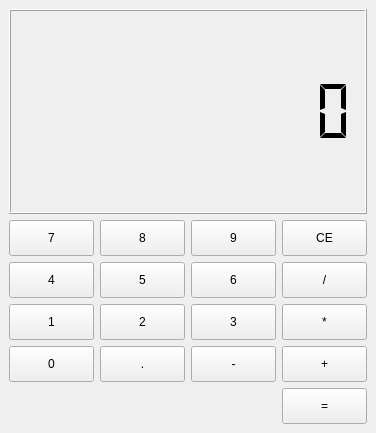
<?xml version="1.0" encoding="UTF-8"?>
<ui version="4.0">
 <class>MainWindow</class>
 <widget class="QMainWindow" name="MainWindow">
  <property name="geometry">
   <rect>
    <x>0</x>
    <y>0</y>
    <width>376</width>
    <height>433</height>
   </rect>
  </property>
  <property name="windowTitle">
   <string>Calculator</string>
  </property>
  <widget class="QWidget" name="centralwidget">
   <layout class="QVBoxLayout" name="verticalLayout">
    <item>
     <widget class="QLCDNumber" name="lcdNumber">
      <property name="smallDecimalPoint">
       <bool>true</bool>
      </property>
      <property name="digitCount">
       <number>9</number>
      </property>
      <property name="segmentStyle">
       <enum>QLCDNumber::Flat</enum>
      </property>
     </widget>
    </item>
    <item>
     <layout class="QGridLayout" name="gridLayout">
      <item row="0" column="3">
       <widget class="QPushButton" name="pb_clear">
        <property name="sizePolicy">
         <sizepolicy hsizetype="Preferred" vsizetype="Preferred">
          <horstretch>0</horstretch>
          <verstretch>0</verstretch>
         </sizepolicy>
        </property>
        <property name="text">
         <string>CE</string>
        </property>
        <property name="shortcut">
         <string>Backspace</string>
        </property>
       </widget>
      </item>
      <item row="1" column="2">
       <widget class="QPushButton" name="pb_6">
        <property name="sizePolicy">
         <sizepolicy hsizetype="Preferred" vsizetype="Preferred">
          <horstretch>0</horstretch>
          <verstretch>0</verstretch>
         </sizepolicy>
        </property>
        <property name="text">
         <string>6</string>
        </property>
        <property name="shortcut">
         <string>6</string>
        </property>
       </widget>
      </item>
      <item row="3" column="0">
       <widget class="QPushButton" name="pb_0">
        <property name="sizePolicy">
         <sizepolicy hsizetype="Preferred" vsizetype="Preferred">
          <horstretch>0</horstretch>
          <verstretch>0</verstretch>
         </sizepolicy>
        </property>
        <property name="text">
         <string>0</string>
        </property>
        <property name="shortcut">
         <string>0</string>
        </property>
       </widget>
      </item>
      <item row="1" column="1">
       <widget class="QPushButton" name="pb_5">
        <property name="sizePolicy">
         <sizepolicy hsizetype="Preferred" vsizetype="Preferred">
          <horstretch>0</horstretch>
          <verstretch>0</verstretch>
         </sizepolicy>
        </property>
        <property name="text">
         <string>5</string>
        </property>
        <property name="shortcut">
         <string>5</string>
        </property>
       </widget>
      </item>
      <item row="1" column="3">
       <widget class="QPushButton" name="pb_division">
        <property name="sizePolicy">
         <sizepolicy hsizetype="Preferred" vsizetype="Preferred">
          <horstretch>0</horstretch>
          <verstretch>0</verstretch>
         </sizepolicy>
        </property>
        <property name="text">
         <string>/</string>
        </property>
        <property name="shortcut">
         <string>/</string>
        </property>
       </widget>
      </item>
      <item row="2" column="1">
       <widget class="QPushButton" name="pb_2">
        <property name="sizePolicy">
         <sizepolicy hsizetype="Preferred" vsizetype="Preferred">
          <horstretch>0</horstretch>
          <verstretch>0</verstretch>
         </sizepolicy>
        </property>
        <property name="text">
         <string>2</string>
        </property>
        <property name="shortcut">
         <string>2</string>
        </property>
       </widget>
      </item>
      <item row="0" column="2">
       <widget class="QPushButton" name="pb_9">
        <property name="sizePolicy">
         <sizepolicy hsizetype="Preferred" vsizetype="Preferred">
          <horstretch>0</horstretch>
          <verstretch>0</verstretch>
         </sizepolicy>
        </property>
        <property name="text">
         <string>9</string>
        </property>
        <property name="shortcut">
         <string>9</string>
        </property>
       </widget>
      </item>
      <item row="1" column="0">
       <widget class="QPushButton" name="pb_4">
        <property name="sizePolicy">
         <sizepolicy hsizetype="Preferred" vsizetype="Preferred">
          <horstretch>0</horstretch>
          <verstretch>0</verstretch>
         </sizepolicy>
        </property>
        <property name="text">
         <string>4</string>
        </property>
        <property name="shortcut">
         <string>4</string>
        </property>
       </widget>
      </item>
      <item row="2" column="2">
       <widget class="QPushButton" name="pb_3">
        <property name="sizePolicy">
         <sizepolicy hsizetype="Preferred" vsizetype="Preferred">
          <horstretch>0</horstretch>
          <verstretch>0</verstretch>
         </sizepolicy>
        </property>
        <property name="text">
         <string>3</string>
        </property>
        <property name="shortcut">
         <string>3</string>
        </property>
       </widget>
      </item>
      <item row="0" column="1">
       <widget class="QPushButton" name="pb_8">
        <property name="sizePolicy">
         <sizepolicy hsizetype="Preferred" vsizetype="Preferred">
          <horstretch>0</horstretch>
          <verstretch>0</verstretch>
         </sizepolicy>
        </property>
        <property name="text">
         <string>8</string>
        </property>
        <property name="shortcut">
         <string>8</string>
        </property>
       </widget>
      </item>
      <item row="3" column="1">
       <widget class="QPushButton" name="pb_delimetr">
        <property name="sizePolicy">
         <sizepolicy hsizetype="Preferred" vsizetype="Preferred">
          <horstretch>0</horstretch>
          <verstretch>0</verstretch>
         </sizepolicy>
        </property>
        <property name="text">
         <string>.</string>
        </property>
        <property name="shortcut">
         <string>., ,</string>
        </property>
       </widget>
      </item>
      <item row="2" column="0">
       <widget class="QPushButton" name="pb_1">
        <property name="sizePolicy">
         <sizepolicy hsizetype="Preferred" vsizetype="Preferred">
          <horstretch>0</horstretch>
          <verstretch>0</verstretch>
         </sizepolicy>
        </property>
        <property name="text">
         <string>1</string>
        </property>
        <property name="shortcut">
         <string>1</string>
        </property>
       </widget>
      </item>
      <item row="3" column="3">
       <widget class="QPushButton" name="pb_plus">
        <property name="sizePolicy">
         <sizepolicy hsizetype="Preferred" vsizetype="Preferred">
          <horstretch>0</horstretch>
          <verstretch>0</verstretch>
         </sizepolicy>
        </property>
        <property name="text">
         <string>+</string>
        </property>
        <property name="shortcut">
         <string>+</string>
        </property>
       </widget>
      </item>
      <item row="2" column="3">
       <widget class="QPushButton" name="pb_multi">
        <property name="sizePolicy">
         <sizepolicy hsizetype="Preferred" vsizetype="Preferred">
          <horstretch>0</horstretch>
          <verstretch>0</verstretch>
         </sizepolicy>
        </property>
        <property name="text">
         <string>*</string>
        </property>
        <property name="shortcut">
         <string>*</string>
        </property>
       </widget>
      </item>
      <item row="3" column="2">
       <widget class="QPushButton" name="pb_minus">
        <property name="sizePolicy">
         <sizepolicy hsizetype="Preferred" vsizetype="Preferred">
          <horstretch>0</horstretch>
          <verstretch>0</verstretch>
         </sizepolicy>
        </property>
        <property name="text">
         <string>-</string>
        </property>
        <property name="shortcut">
         <string>-</string>
        </property>
       </widget>
      </item>
      <item row="0" column="0">
       <widget class="QPushButton" name="pb_7">
        <property name="sizePolicy">
         <sizepolicy hsizetype="Preferred" vsizetype="Preferred">
          <horstretch>0</horstretch>
          <verstretch>0</verstretch>
         </sizepolicy>
        </property>
        <property name="text">
         <string>7</string>
        </property>
        <property name="shortcut">
         <string>7</string>
        </property>
       </widget>
      </item>
      <item row="4" column="3">
       <widget class="QPushButton" name="pb_result">
        <property name="sizePolicy">
         <sizepolicy hsizetype="Preferred" vsizetype="Preferred">
          <horstretch>0</horstretch>
          <verstretch>0</verstretch>
         </sizepolicy>
        </property>
        <property name="text">
         <string>=</string>
        </property>
        <property name="shortcut">
         <string>Enter</string>
        </property>
       </widget>
      </item>
     </layout>
    </item>
   </layout>
  </widget>
 </widget>
 <resources/>
 <connections/>
</ui>
